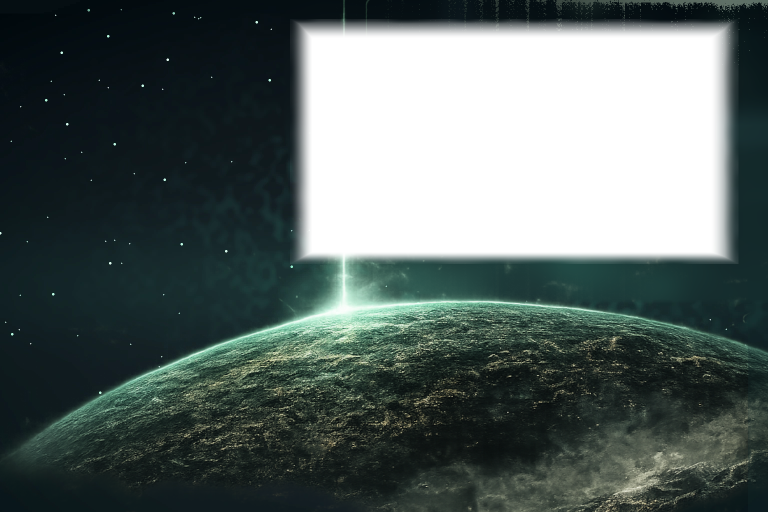
#> input picture _inc/atlas/backgrounds/balanced-gamelist.webp, 1536 x 1024 px (shown at 1/2 size); its folder holds 4 pictures in this run
$ python validate-v020.py
#> lines starting #> are read from the running program, lines starting #| are printed output that depends on the picture
#!/usr/bin/env python3
"""Static validation for ATLAS ES-DE v0.2.0 Test Build 5.

This is not a replacement for ES-DE's strict runtime theme parser. It catches
well-formedness, static include/asset mistakes, capability mismatches, required
v0.2.0 files, collection assets and logo geometry before packaging.
"""
from __future__ import annotations
import sys
import xml.etree.ElementTree as ET
from pathlib import Path
from PIL import Image

ROOT = Path(__file__).resolve().parents[1]
errors: list[str] = []
warnings: list[str] = []


def err(msg: str) -> None:
    errors.append(msg)


def warn(msg: str) -> None:
    warnings.append(msg)


# 1. Parse every XML file.
xml_files = sorted(ROOT.rglob("*.xml"))
parsed: dict[Path, ET.Element] = {}
for path in xml_files:
    try:
        root = ET.parse(path).getroot()
        parsed[path] = root
        if path.name != "capabilities.xml" and root.tag != "theme":
            err(f"{path.relative_to(ROOT)}: expected <theme> root, got <{root.tag}>")
        if path.name == "capabilities.xml" and root.tag != "themeCapabilities":
            err(f"{path.relative_to(ROOT)}: expected <themeCapabilities> root")
    except ET.ParseError as exc:
        err(f"XML parse error {path.relative_to(ROOT)}: {exc}")

# 2. Static include targets must exist. Dynamic includes are skipped.
for path, root in parsed.items():
    if path.name == "capabilities.xml":
        continue
    for inc in root.iter("include"):
        text = (inc.text or "").strip()
        if not text or "${" in text:
            continue
        target = (path.parent / text).resolve()
        try:
            target.relative_to(ROOT.resolve())
        except ValueError:
            err(f"{path.relative_to(ROOT)}: include escapes theme root: {text}")
            continue
        if not target.is_file():
            err(f"{path.relative_to(ROOT)}: missing include {text}")

# 3. Check static asset paths in the v0.2.0 core files. Dynamic paths are skipped.
core_files = [
    ROOT/"atlas-system.xml",
    ROOT/"atlas-gamelist-common.xml",
    ROOT/"atlas-gamelist-shelf.xml",
    ROOT/"atlas-gamelist-grid.xml",
    ROOT/"theme.xml",
]
for path in core_files:
    root = parsed.get(path)
    if root is None:
        continue
    for tag in ("path", "default", "defaultImage", "staticImage", "fontPath", "filledPath", "unfilledPath"):
        for el in root.iter(tag):
            text = (el.text or "").strip()
            if not text or "${" in text or not text.startswith("."):
                continue
            target = (path.parent / text).resolve()
            if not target.is_file():
                err(f"{path.relative_to(ROOT)}: missing static {tag} target {text}")
    for el in root.iter("customBadgeIcon"):
        text = (el.text or "").strip()
        if text and "${" not in text and text.startswith("."):
            target = (path.parent / text).resolve()
            if not target.is_file():
                err(f"{path.relative_to(ROOT)}: missing customBadgeIcon {text}")

# 4. Capability declarations and root usage.
cap = parsed.get(ROOT/"capabilities.xml")
theme = parsed.get(ROOT/"theme.xml")
if cap is not None and theme is not None:
    cap_schemes = {x.attrib.get("name", "") for x in cap.findall("colorScheme")}
    cap_variants = {x.attrib.get("name", "") for x in cap.findall("variant")}
    theme_schemes = {x.attrib.get("name", "") for x in theme.findall("colorScheme")}
    theme_variants = {x.attrib.get("name", "") for x in theme.findall("variant")}
    expected_schemes = {"atlas-balanced", "atlas-dark", "atlas-light", "atlas-vibrant", "atlas-clean"}
    expected_variants = {"atlas-shelf", "atlas-grid"}
    if cap_schemes != expected_schemes:
        err(f"capabilities color schemes={sorted(cap_schemes)}, expected={sorted(expected_schemes)}")
    if theme_schemes != expected_schemes:
        err(f"theme color schemes={sorted(theme_schemes)}, expected={sorted(expected_schemes)}")
    if cap_variants != expected_variants:
        err(f"capabilities variants={sorted(cap_variants)}, expected={sorted(expected_variants)}")
    if theme_variants != expected_variants:
        err(f"theme variants={sorted(theme_variants)}, expected={sorted(expected_variants)}")

# 5. Shelf/Grid structure.
def elements(path: Path, tag: str) -> list[ET.Element]:
    root = parsed.get(path)
    return list(root.iter(tag)) if root is not None else []

shelf = ROOT/"atlas-gamelist-shelf.xml"
grid = ROOT/"atlas-gamelist-grid.xml"
common = ROOT/"atlas-gamelist-common.xml"
if len(elements(shelf, "carousel")) != 1:
    err("atlas-gamelist-shelf.xml must define exactly one carousel")
if elements(shelf, "grid"):
    err("atlas-gamelist-shelf.xml unexpectedly defines a grid")
if len(elements(grid, "grid")) != 1:
    err("atlas-gamelist-grid.xml must define exactly one grid")
if elements(grid, "carousel"):
    err("atlas-gamelist-grid.xml unexpectedly defines a carousel")
if elements(common, "grid") or elements(common, "carousel"):
    err("atlas-gamelist-common.xml must not define the primary carousel/grid")

# 6. Geometry/metadata invariants for the agreed first pass.
common_root = parsed.get(common)
if common_root is not None:
    by_name = {}
    for el in common_root.iter():
        name = el.attrib.get("name")
        if name:
            by_name[name] = el
    def child_text(name: str, child: str) -> str | None:
        el = by_name.get(name)
        if el is None:
            return None
        c = el.find(child)
        return (c.text or "").strip() if c is not None else None
    if child_text("game-panel", "pos") != "0.026 0.026" or child_text("game-panel", "size") != "0.325 0.500":
        warn("game info panel geometry differs from the validated v0.2.0 design target")
    if child_text("game-video", "pos") != "0.365 0.026" or child_text("game-video", "size") != "0.609 0.500":
        err("game video geometry differs from the validated v0.2.0 inset media window")
    if child_text("game-video", "zIndex") != "4":
        err("game video must render behind the gamelist background")
    if child_text("game-media-panel", "color") != "00000000":
        err("legacy hard-edged game media panel must remain transparent")
    if child_text("game-description", "container") != "true" or child_text("game-description", "containerType") != "vertical":
        err("game description must be a vertical scrolling container")
    if child_text("game-release-year", "metadata") != "releasedate" or child_text("game-release-year", "format") != "%Y":
        err("release year must use releasedate formatted as %Y")
    if child_text("game-system-name", "text") != "${systemName}":
        err("game system name must use the short ATLAS ${systemName} variable")

system_root = parsed.get(ROOT/"atlas-system.xml")
if system_root is not None:
    desc = None
    for el in system_root.iter("text"):
        if el.attrib.get("name") == "system-description":
            desc = el
            break
    if desc is None or (desc.findtext("container") or "").strip() != "true":
        err("system description must be a scrolling container")
    cars = [el for el in system_root.iter("carousel") if el.attrib.get("name") == "systemcarousel"]
    if len(cars) != 1:
        err("system view must contain exactly one systemcarousel")
    else:
        if (cars[0].findtext("pos") or "").strip() != "0.5007 0.7360":
            err("system carousel position differs from the validated Test Build 4 RG476H geometry")
        if (cars[0].findtext("itemSize") or "").strip() != "0.125 0.125":
            err("system carousel itemSize must use the validated Test Build 4 slot-filling geometry")
        if (cars[0].findtext("imageFit") or "").strip() != "fill":
            err("system carousel imageFit must be fill")
        if cars[0].find("imageRelativeScale") is not None:
            err("systemcarousel must not contain imageRelativeScale (known RG476H black-screen trigger)")

# 7. Required files.
required = [
    "atlas-gamelist-common.xml", "atlas-gamelist-shelf.xml", "atlas-gamelist-grid.xml",
    "aspect-ratio-4-3-grid.xml", "aspect-ratio-16-9-grid.xml",
    "_inc/atlas/ui/metadata-icons/verified-status-v020.png",
    "_inc/atlas/ui/metadata-icons/playable-status-v020.png",
    "_inc/atlas/ui/metadata-icons/broken-status-v020.png",
    "_inc/atlas/ui/metadata-icons/verified-icon-v020.png",
    "_inc/atlas/ui/metadata-icons/playable-icon-v020.png",
    "_inc/atlas/ui/metadata-icons/broken-icon-v020.png",
    "tools/emblems/atlas-emblems.py", "tools/emblems/atlas-emblems.csv.example",
    "tools/logos/atlas-logo-audit.py", "tools/logos/atlas-logo-normalize.py", "tools/progress/atlas-progress.py", "V020-TEST-CHECKLIST.md",
]
for rel in required:
    if not (ROOT/rel).is_file():
        err(f"missing required v0.2.0 file: {rel}")

# 8. Carousel logo canvas geometry and Test Build 4 occupancy contract.
logo_dir = ROOT/"_inc/systems/logos-atlas"
logo_files = sorted(logo_dir.glob("*.png"))
for path in logo_files:
    try:
        with Image.open(path) as src:
            if src.format != "PNG":
                err(f"carousel logo {path.name}: encoded as {src.format}, expected actual PNG")
                continue
            im=src.convert("RGBA")
            if im.size != (480, 360):
                err(f"carousel logo {path.name}: {im.size[0]}x{im.size[1]}, expected 480x360")
                continue
            mask=im.getchannel("A").point(lambda v:255 if v>=48 else 0)
            bbox=mask.getbbox()
            if not bbox:
                err(f"carousel logo {path.name}: no meaningful visible content")
                continue
            expect=(2,2,478,358)
            if any(abs(a-b)>2 for a,b in zip(bbox,expect)):
                err(f"carousel logo {path.name}: meaningful bbox={bbox}, expected about {expect}")
    except Exception as exc:
        err(f"logo image unreadable: {path.name}: {exc}")
if len(logo_files) < 200:
    warn(f"only {len(logo_files)} carousel logo PNG files found")

# 8b. Five gamelist backgrounds must be full-size RGBA-capable images.
for variant in ("balanced","dark","light","vibrant","clean"):
    bg=ROOT/"_inc/atlas/backgrounds"/f"{variant}-gamelist.webp"
    if not bg.is_file():
        err(f"missing gamelist background {bg.relative_to(ROOT)}")
        continue
    try:
        with Image.open(bg) as im:
#> im is the input picture: PIL image 1536x1024 RGBA; mean R, G, B, A 28.7, 43, 41.9, 191.1
            rgba=im.convert("RGBA")
            if rgba.size != (1536,1024):
                err(f"{bg.name}: size {rgba.size}, expected 1536x1024")
            # Center of video window should be transparent so video is visible; four near-edge
            # samples should retain overlay alpha for the organic frame.
            W,H=rgba.size; x0=round(.365*W); y0=round(.026*H); x1=round(.974*W); y1=round(.526*H)
#> after `W, H = rgba.size`: W = 1536; H = 1024
#> after `x0 = round(0.365 * W)`: x0 = 561
#> after `y0 = round(0.026 * H)`: y0 = 27
#> after `x1 = round(0.974 * W)`: x1 = 1496
#> after `y1 = round(0.526 * H)`: y1 = 539
            a=rgba.getchannel("A")
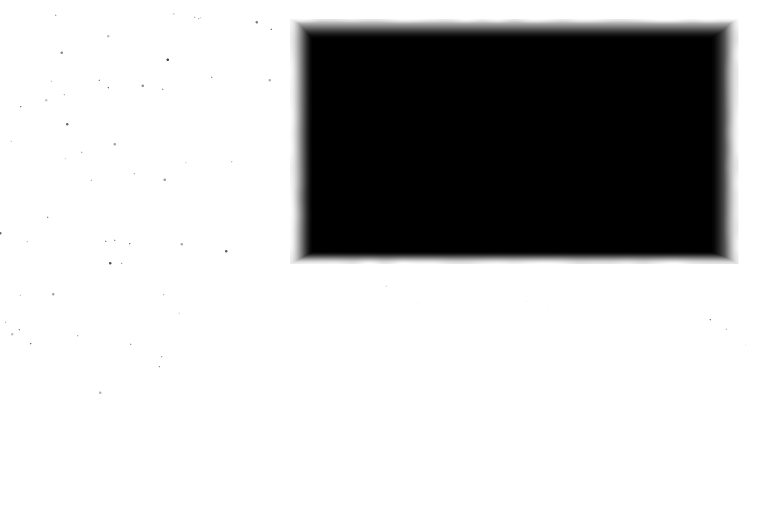
#> a: PIL image 1536x1024 L (shown at 1/2 size); min 0, max 255, mean 191.1
            cx=(x0+x1)//2; cy=(y0+y1)//2
#> after `cx = (x0 + x1) // 2`: cx = 1028
#> after `cy = (y0 + y1) // 2`: cy = 283
            if a.getpixel((cx,cy)) > 20:
                err(f"{bg.name}: video-window center is not transparent")
            samples=[(x0+5,cy),(x1-6,cy),(cx,y0+5),(cx,y1-6)]
            if any(a.getpixel(pt)<100 for pt in samples):
                err(f"{bg.name}: one or more video-window edges lack the organic overlay")
    except Exception as exc:
        err(f"gamelist background unreadable {bg.name}: {exc}")
#> pass 2 of the loop `for variant in ("balanced","dark","light","vibrant","clean"):`:
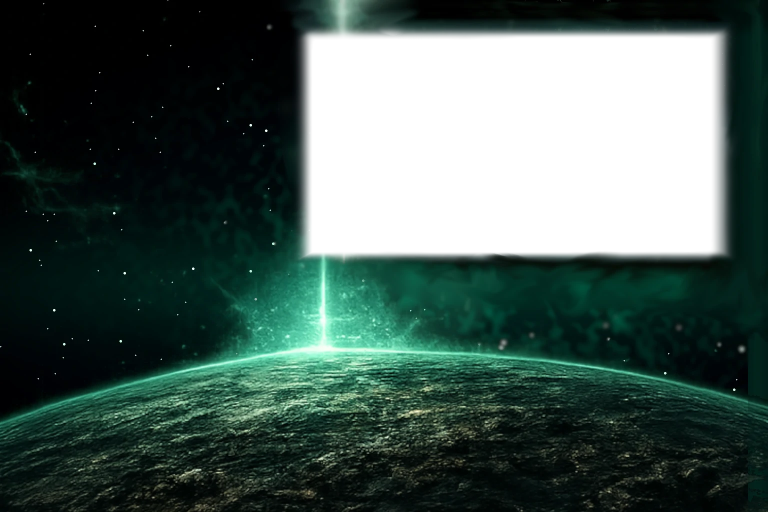
#> input picture _inc/atlas/backgrounds/dark-gamelist.webp, 1536 x 1024 px (shown at 1/2 size)
#> im is the input picture: PIL image 1536x1024 RGBA; mean R, G, B, A 15.9, 37.5, 32.4, 194.3
#> `a=rgba.getchannel("A")`:
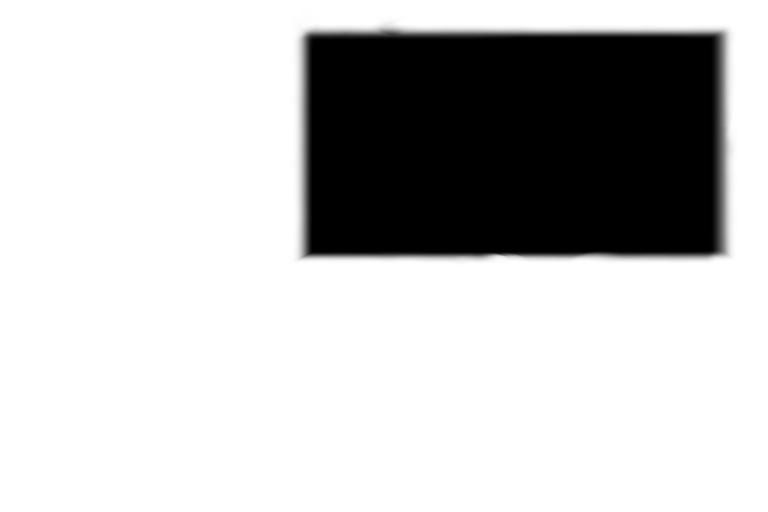
#> a: PIL image 1536x1024 L (shown at 1/2 size); min 0, max 255, mean 194.3
#> pass 3 of the loop `for variant in ("balanced","dark","light","vibrant","clean"):`:
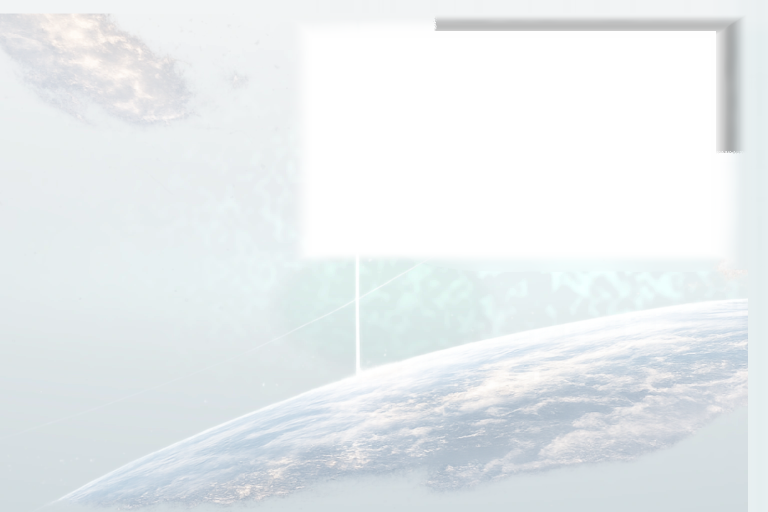
#> input picture _inc/atlas/backgrounds/light-gamelist.webp, 1536 x 1024 px (shown at 1/2 size)
#> im is the input picture: PIL image 1536x1024 RGBA; mean R, G, B, A 227.1, 234, 233.7, 191.1
#> `a=rgba.getchannel("A")`:
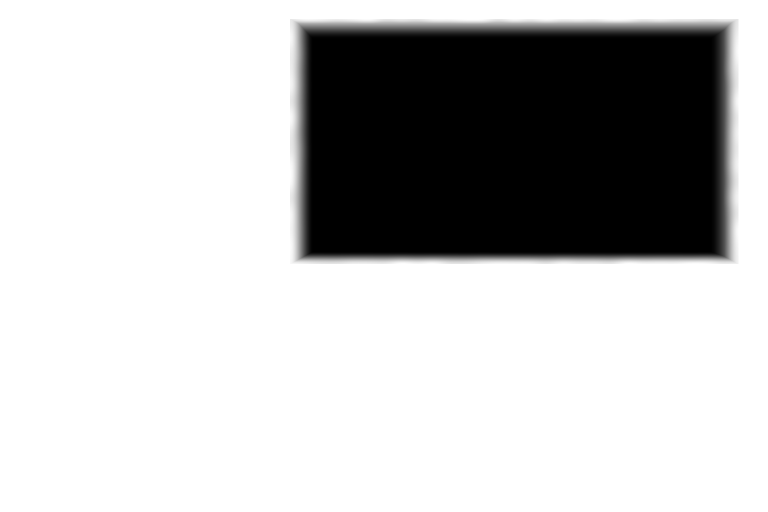
#> a: PIL image 1536x1024 L (shown at 1/2 size); min 0, max 255, mean 191.1
#> the loop made 5 passes; the first 3 are shown

# 9. Emblem assets.
for name in ["hack", "mod", "fangame"] + [f"disc{i}" for i in range(1,7)]:
    p = ROOT/"tools/emblems/assets"/f"{name}.png"
    if not p.is_file():
        err(f"missing emblem asset {p.relative_to(ROOT)}")
    else:
        try:
            with Image.open(p) as im:
                if im.mode not in ("RGBA", "LA", "P"):
                    warn(f"emblem {name} is not stored with an obvious alpha-capable mode ({im.mode})")
        except Exception as exc:
            err(f"emblem {name} unreadable: {exc}")
#> pass 2 of the loop `for name in ["hack", "mod", "fangame"] + [f"disc{i}" for i in range(1,..`:
#> pass 3 of the loop `for name in ["hack", "mod", "fangame"] + [f"disc{i}" for i in range(1,..`:
#> the loop made 9 passes; the first 3 are shown


# 10. Test Build 5 custom collection asset contract.
new_collections = [
    "Crash Bandicoot Collection",
    "Spyro the Dragon Collection",
    "Pokemon Hacks Collection",
    "Emulators Collection",
]
for name in new_collections:
    expected = [
        ROOT/name/"theme.xml",
        ROOT/"_inc/systems/logos-atlas"/f"{name}.png",
        ROOT/"_inc/systems/logos"/f"{name}.webp",
        ROOT/"_inc/systems/system-logos"/f"{name}.png",
        ROOT/"_inc/systems/titles"/f"{name}.png",
        ROOT/"_inc/systems/artwork (modern)"/f"{name}.webp",
        ROOT/"_inc/systems/metadata-global"/f"{name}.xml",
    ]
    expected += [ROOT/"_inc/systems/artwork (atlas)"/v/f"{name}.webp" for v in ("balanced","dark","light","vibrant","clean")]
    for item in expected:
        if not item.is_file():
            err(f"new collection {name}: missing {item.relative_to(ROOT)}")

# 11. Manual helper tests must be present.
for rel in (
    "tools/emblems/tests/test_atlas_emblems.py",
    "tools/progress/tests/test_atlas_progress.py",
):
    if not (ROOT/rel).is_file():
        err(f"missing Test Build 5 helper test: {rel}")

print(f"XML files parsed: {len(parsed)}/{len(xml_files)}")
print(f"Carousel PNGs checked: {len(logo_files)}")
if warnings:
    print("\nWARNINGS:")
    for item in warnings:
        print(f"  - {item}")
if errors:
    print("\nERRORS:")
    for item in errors:
        print(f"  - {item}")
    print(f"\nFAILED: {len(errors)} error(s), {len(warnings)} warning(s)")
#> (the run stopped early here; a loop or call above may not have finished)
